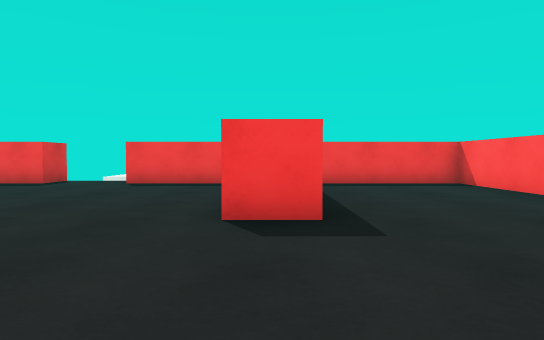
view 1 (above)

20 first-person views from a walk through a Unity game level. The camera is 0.62 m above the floor, tilts 2° down and sees 75° across. The floor is counted in squares, 1 m on a side. Each view is taken from the middle of a square. On the plan, view 1 faces up. The plan holds only what a view shows up to about 10 squares ahead; the rest is blank. Some animated figures are not drawn. Surface patterns are stand-ins for the level's own textures.

view 2
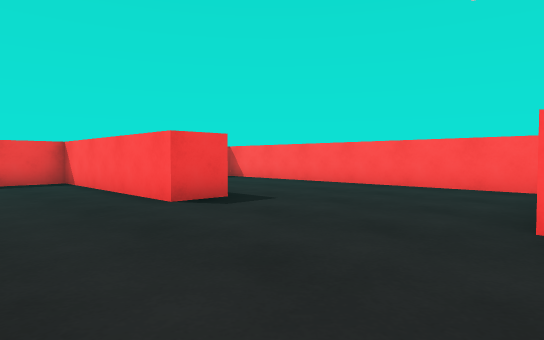

view 3
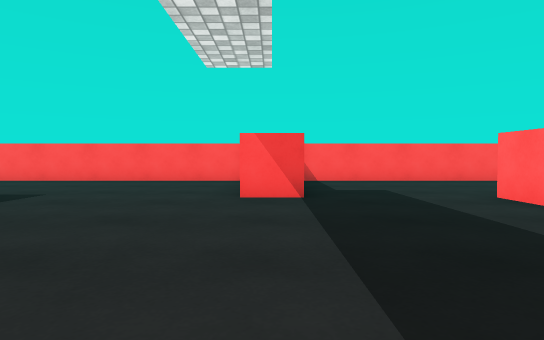

view 4
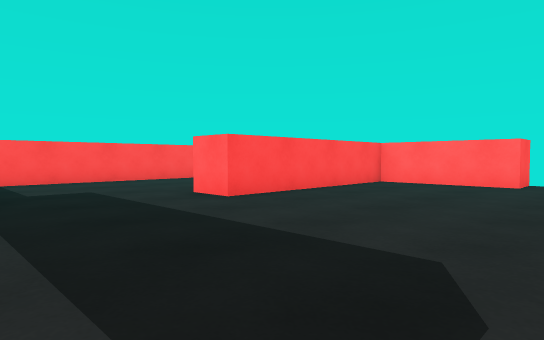

view 5
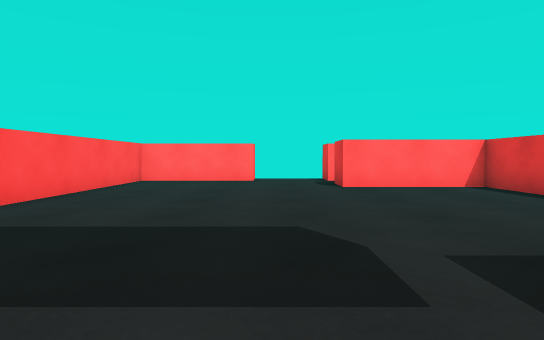

view 6
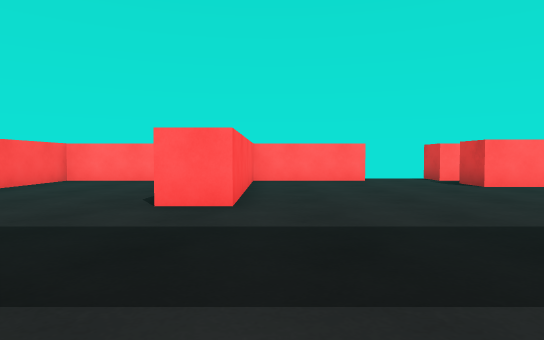

view 7
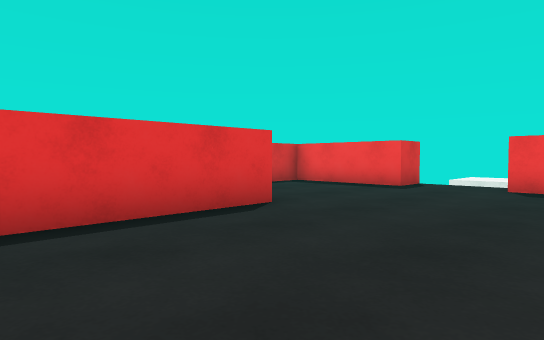

view 8
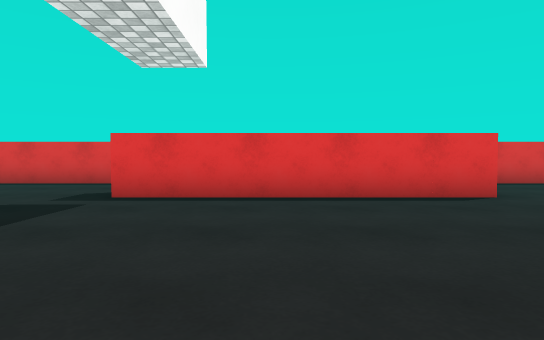

view 9
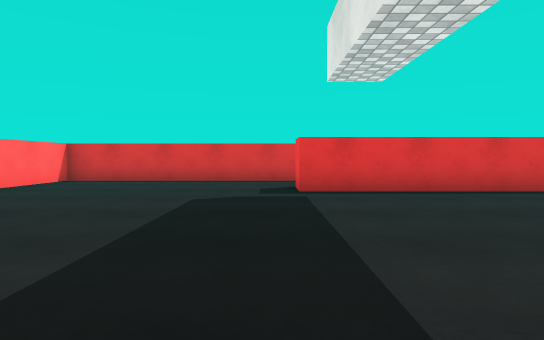

view 10
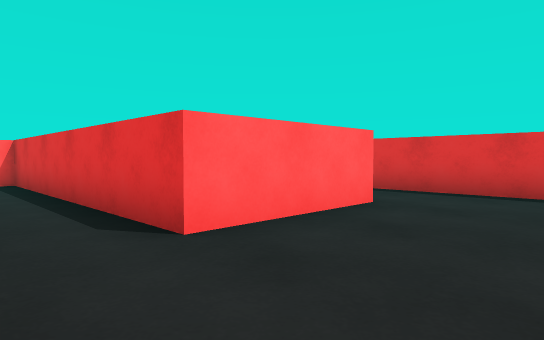

view 11
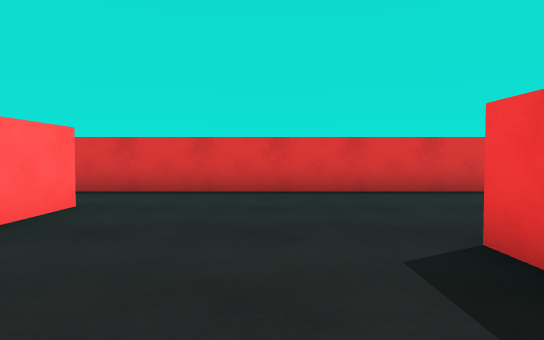

view 12
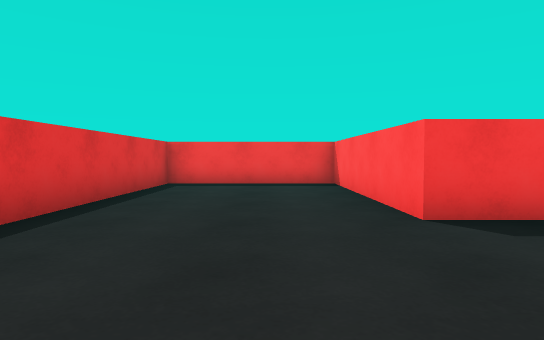

view 13
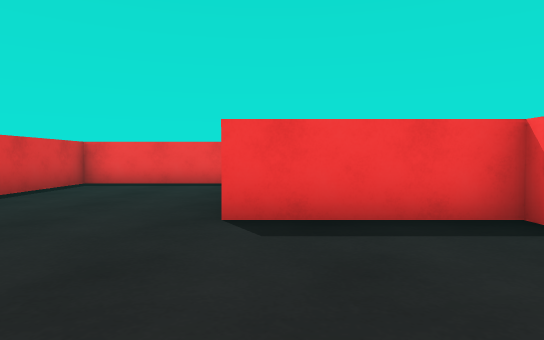

view 14
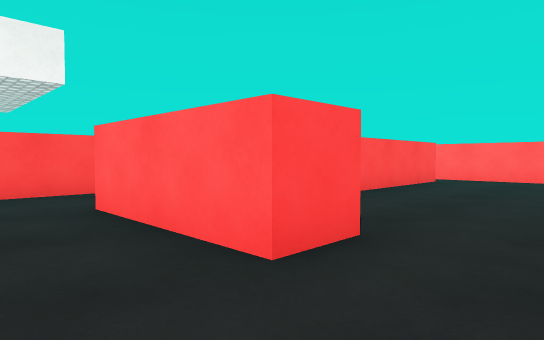

view 15
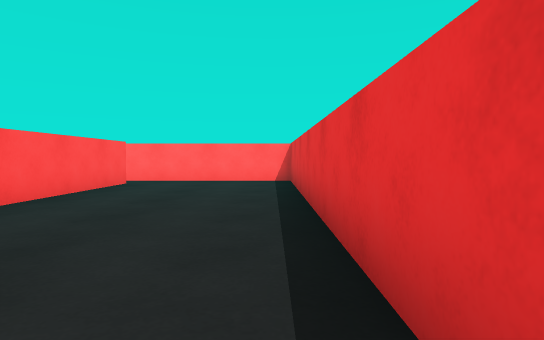

view 16
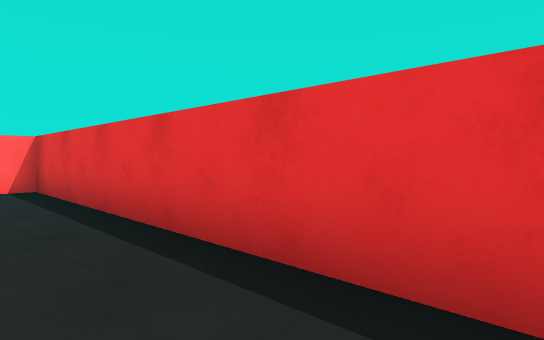

view 17
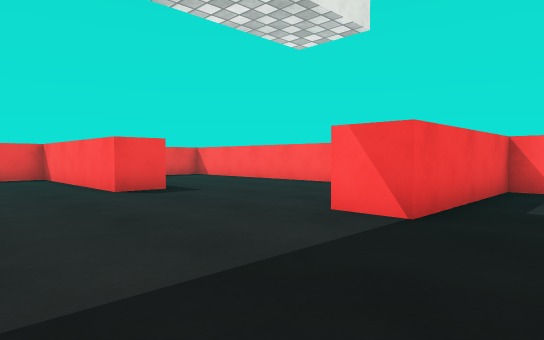

view 18
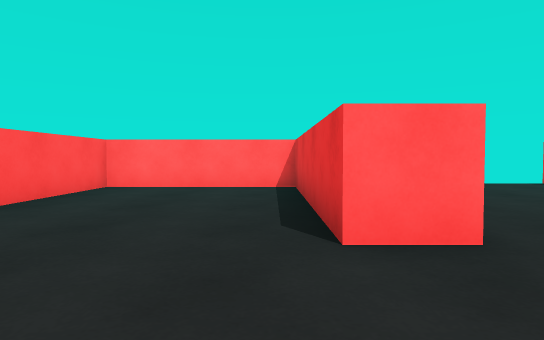

view 19
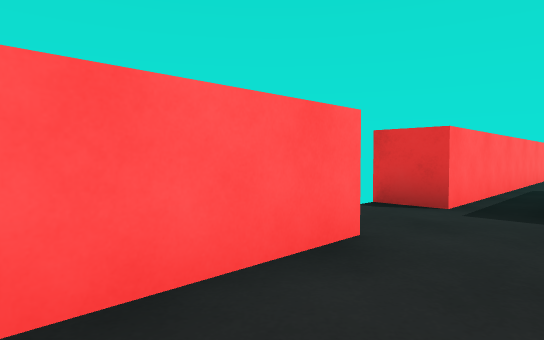

view 20
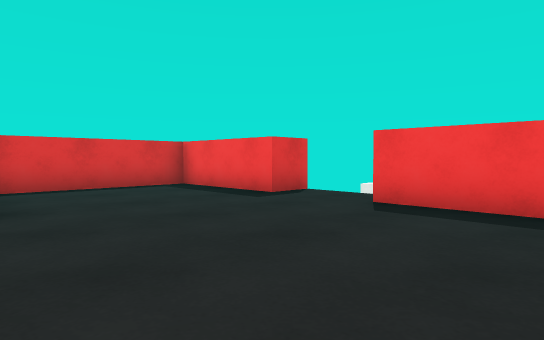

### Floor plan
Ten units are one square. View 1 is at (0, 0); x grows to the right and y downward. Boxes are objects, and circles mark ways between rooms. Rooms are numbered by the first view taken in them; rooms with no view inside come last. Other rooms are left out.
<svg viewBox="-140 -100 190 210">
<path fill="none" stroke="#000" d="M6 -35 -5 -35 -5 -85 -35 -85M-85 5 -85 75 -55 75 -55 85M45 2 45 -85 11 -85M-55 -46 -55 15 -64 15M-35 105 -35 95 -5 95 -5 45 5 45 5 95 45 95 45 15 5 15 5 5M-55 -95 -55 -85 -85 -85 -85 -49M-95 95 -55 95 -55 105M-115 5 -85 5M-64 -35 -95 -35 -95 -85 -135 -85 -135 5M-65 12 -65 -2M-115 16 -115 5M-95 85 -95 45M-135 5 -135 95 -95 95"/>
<circle cx="-75" cy="10" r="3" fill="#2a7"/>
<circle cx="-100" cy="90" r="3" fill="#2a7"/>
<circle cx="-125" cy="10" r="3" fill="#2a7"/>
<text x="-20" y="10">1</text>
<text x="-110" y="-30">2</text>
<text x="-120" y="50">3</text>
</svg>
Room 1 opens to room 2. Room 1 opens to room 3. Room 2 opens to room 3.

Where each view was taken, in squares from view 1:
view 1: 0 up, 0 right, facing up
view 2: 1 down, 3 left, facing up-right
view 3: 1 down, 5 left, facing right
view 4: 1 down, 5 left, facing down-right
view 5: 0 up, 4 left, facing down
view 6: 0 up, 1 left, facing down
view 7: 1 up, 2 left, facing up-left
view 8: 1 up, 0 right, facing left
view 9: 2 down, 1 right, facing left
view 10: 2 up, 7 left, facing down-left
view 11: 2 up, 7 left, facing left
view 12: 0 up, 11 left, facing up
view 13: 0 up, 9 left, facing up
view 14: 1 up, 13 left, facing down-right
view 15: 0 up, 13 left, facing down
view 16: 2 down, 12 left, facing down-left
view 17: 3 down, 3 left, facing up-right
view 18: 2 down, 1 right, facing down
view 19: 8 down, 1 left, facing down-left
view 20: 4 up, 1 left, facing up-left
